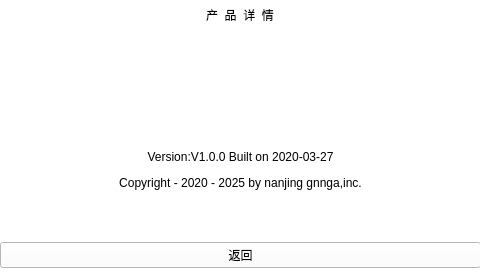
<?xml version="1.0" encoding="UTF-8"?>
<ui version="4.0">
 <class>company</class>
 <widget class="QWidget" name="company">
  <property name="geometry">
   <rect>
    <x>0</x>
    <y>0</y>
    <width>480</width>
    <height>272</height>
   </rect>
  </property>
  <property name="windowTitle">
   <string>Form</string>
  </property>
  <property name="styleSheet">
   <string notr="true">background-color: rgb(255, 255, 255);</string>
  </property>
  <widget class="QWidget" name="horizontalLayoutWidget">
   <property name="geometry">
    <rect>
     <x>0</x>
     <y>30</y>
     <width>481</width>
     <height>80</height>
    </rect>
   </property>
   <layout class="QHBoxLayout" name="horizontalLayout">
    <item>
     <widget class="QLabel" name="label">
      <property name="styleSheet">
       <string notr="true">border-image: url(:/logoGNNC.jpg);</string>
      </property>
      <property name="text">
       <string/>
      </property>
     </widget>
    </item>
   </layout>
  </widget>
  <widget class="QWidget" name="horizontalLayoutWidget_2">
   <property name="geometry">
    <rect>
     <x>0</x>
     <y>239</y>
     <width>481</width>
     <height>33</height>
    </rect>
   </property>
   <layout class="QHBoxLayout" name="horizontalLayout_2">
    <item>
     <widget class="QPushButton" name="returnButton">
      <property name="text">
       <string>返回</string>
      </property>
     </widget>
    </item>
   </layout>
  </widget>
  <widget class="QLabel" name="label_2">
   <property name="geometry">
    <rect>
     <x>0</x>
     <y>110</y>
     <width>481</width>
     <height>121</height>
    </rect>
   </property>
   <property name="text">
    <string>&lt;html&gt;&lt;head/&gt;&lt;body&gt;&lt;p align=&quot;center&quot;&gt;Version:V1.0.0 Built on 2020-03-27&lt;/p&gt;&lt;p align=&quot;center&quot;&gt;Copyright - 2020 - 2025 by nanjing gnnga,inc.&lt;/p&gt;&lt;/body&gt;&lt;/html&gt;</string>
   </property>
  </widget>
  <widget class="QWidget" name="horizontalLayoutWidget_3">
   <property name="geometry">
    <rect>
     <x>0</x>
     <y>0</y>
     <width>481</width>
     <height>31</height>
    </rect>
   </property>
   <layout class="QHBoxLayout" name="horizontalLayout_3">
    <item alignment="Qt::AlignHCenter|Qt::AlignVCenter">
     <widget class="QLabel" name="label_3">
      <property name="text">
       <string>产  品  详  情</string>
      </property>
     </widget>
    </item>
   </layout>
  </widget>
 </widget>
 <resources/>
 <connections/>
</ui>
